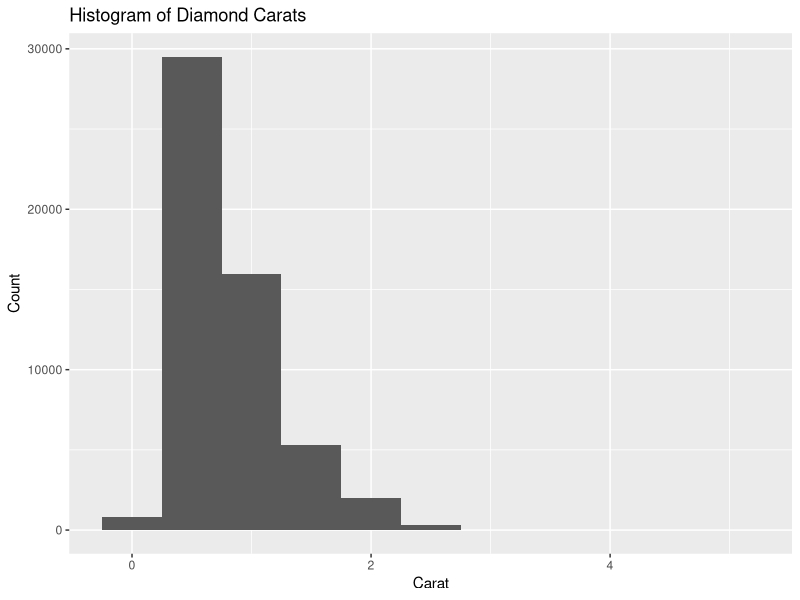
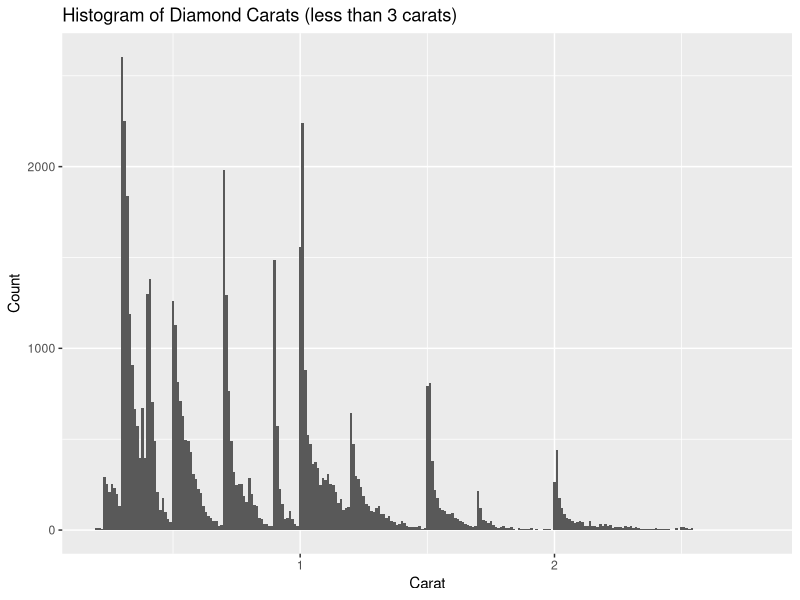
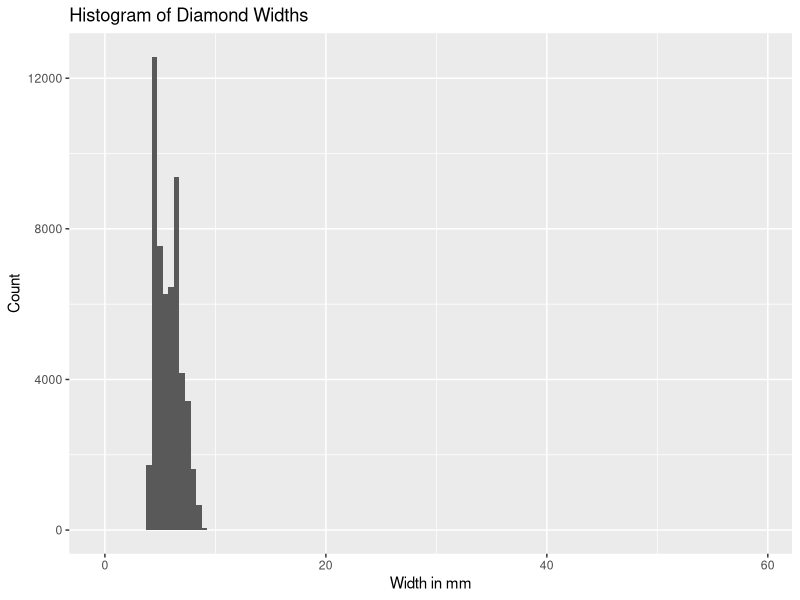
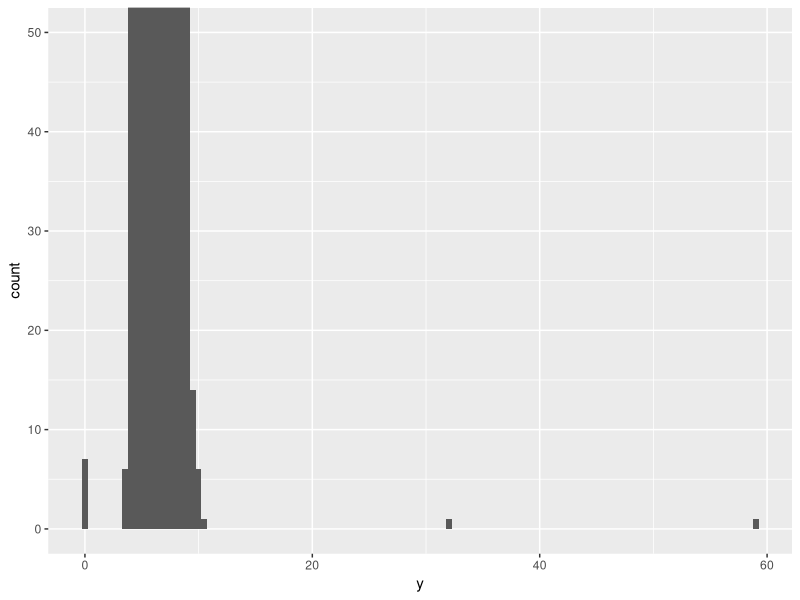
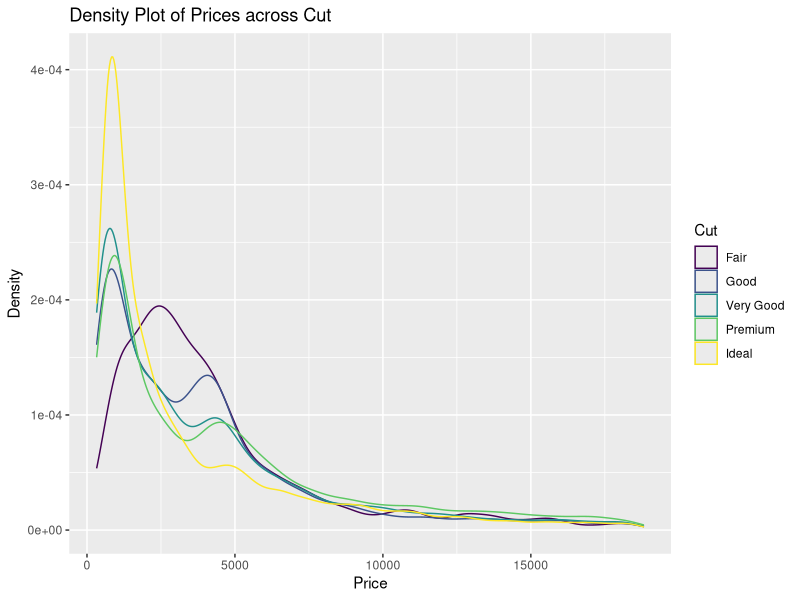
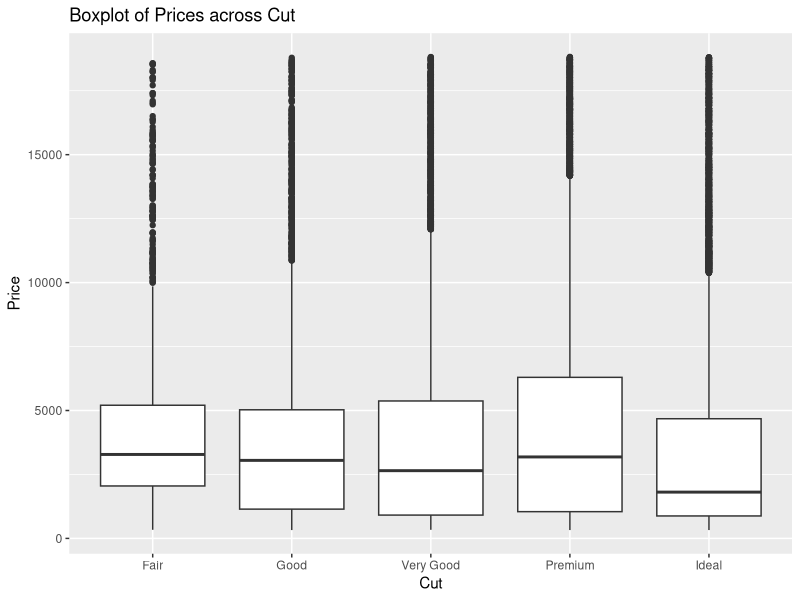
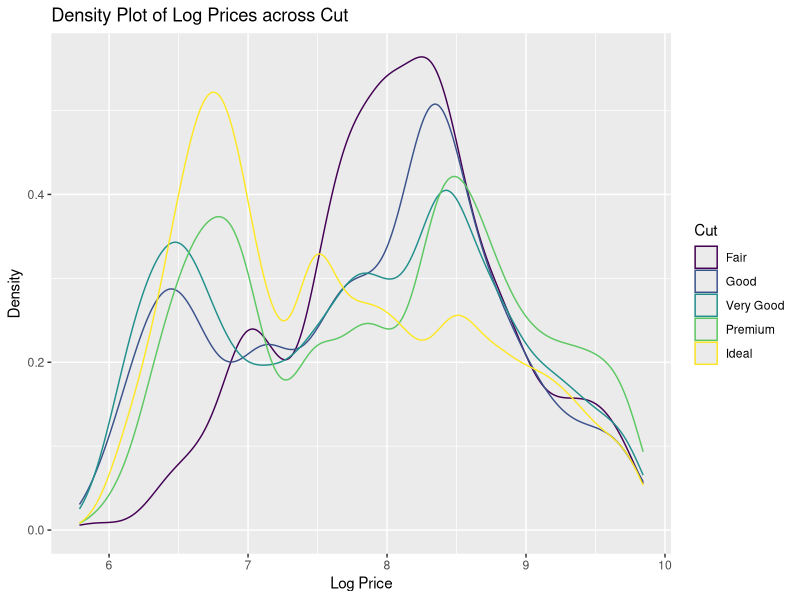
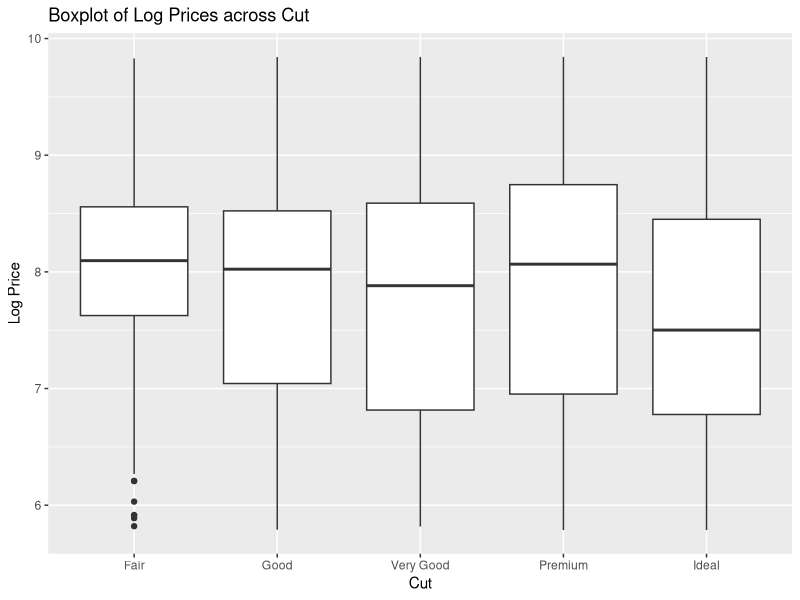

The R source for these figures, in order:
## ---- chunk 1
library(tidyverse)
Data <- ggplot2::diamonds
## ---- chunk 2
ggplot(Data, aes(x = carat)) +
  geom_histogram(binwidth = 0.5) + ##use binwidth that makes sense
  labs(
    x = "Carat",
    y = "Count",
    title = "Histogram of Diamond Carats"
  )
## ---- chunk 3
smaller <- Data |> 
  filter(carat < 3)

ggplot(smaller, aes(x = carat)) +
  geom_histogram(binwidth = 0.01) +
  labs(
    x = "Carat",
    y = "Count",
    title = "Histogram of Diamond Carats (less than 3 carats)"
  )
## ---- chunk 4
ggplot(Data, aes(x = y)) + 
  geom_histogram(binwidth = 0.5) +
  labs(
    x = "Width in mm",
    y = "Count",
    title = "Histogram of Diamond Widths"
  )
## ---- chunk 5
ggplot(diamonds, aes(x = y)) + 
  geom_histogram(binwidth = 0.5) +
  coord_cartesian(ylim = c(0, 50))
## ---- chunk 6
Data |> 
  arrange(y) |> 
  relocate(y)
## ---- chunk 7
summary(Data$y)
## ---- chunk 8
Data |> 
  arrange(desc(y)) |> 
  relocate(x, y, z, price)
## ---- chunk 9
summary(Data$price)
## ---- chunk 10
ggplot(Data, aes(x = price, color = cut)) +
  geom_density() +
  labs(
    x = "Price",
    y = "Density",
    color = "Cut",
    title = "Density Plot of Prices across Cut"
  )
## ---- chunk 11
ggplot(Data, aes(x = cut, y = price)) +
  geom_boxplot() +
  labs(
    x = "Cut",
    y = "Price",
    title = "Boxplot of Prices across Cut"
  )
## ---- chunk 12
Data <- Data |> 
  mutate(
    logPrice = log(price)
  )
## ---- chunk 13
ggplot(Data, aes(x = logPrice, color = cut)) +
  geom_density() +
  labs(
    x = "Log Price",
    y = "Density",
    color = "Cut",
    title = "Density Plot of Log Prices across Cut"
  )
## ---- chunk 14
ggplot(Data, aes(x = cut, y = logPrice)) +
  geom_boxplot() +
  labs(
    x = "Cut",
    y = "Log Price",
    title = "Boxplot of Log Prices across Cut"
  )
## ---- chunk 15
ggplot(Data, aes(x = cut, y = color)) +
  geom_count()
## ---- chunk 16
ggplot(Data, aes(x = cut, fill = color)) +
  geom_bar(position = "fill") + 
  labs(title = "Proportion of Colors in Each Cut", y = "Proportion")
## ---- chunk 17
table(Data$cut, Data$color)
## ---- chunk 18
round(prop.table(table(Data$cut, Data$color), margin = 1), 2)
## ---- chunk 19
ggplot(Data, aes(x = carat, y = price)) +
  geom_point() + 
  labs(title = "Price Vs Carat of Diamonds",
    x = "Carat", y = "Price")
## ---- chunk 20
ggplot(Data, aes(x = carat, y = price)) + 
  geom_boxplot(aes(group = cut_width(carat, 0.1)))
